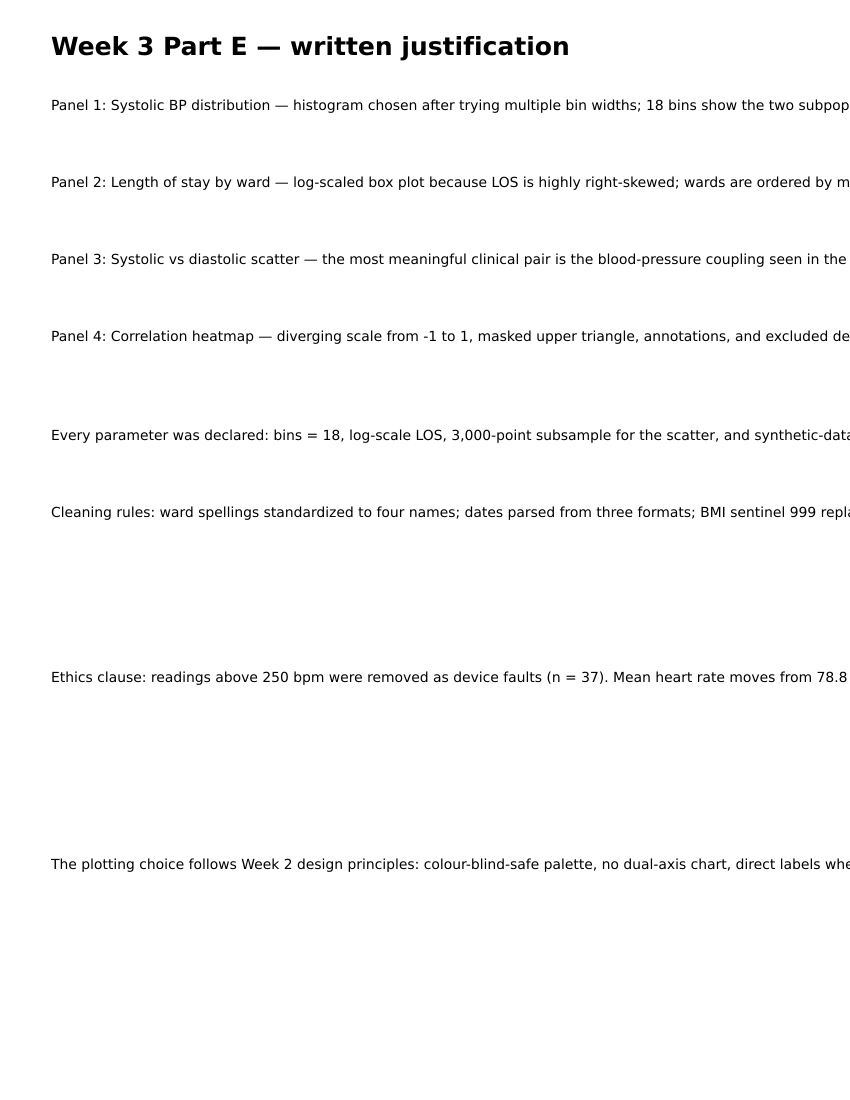

This chart was generated by the following Python code:
from __future__ import annotations

import os
from pathlib import Path

import matplotlib
matplotlib.use("Agg")
import matplotlib.pyplot as plt
from matplotlib.backends.backend_pdf import PdfPages

ROOT = Path(__file__).resolve().parent


def build_justification_pdf():
    pdf_path = ROOT / "partE_justification.pdf"
    with PdfPages(pdf_path) as pdf:
        fig = plt.figure(figsize=(8.5, 11))
        fig.text(0.06, 0.95, "Week 3 Part E — written justification", fontsize=18, fontweight="bold")
        fig.text(0.06, 0.90, "Panel 1: Systolic BP distribution — histogram chosen after trying multiple bin widths; 18 bins show the two subpopulations while preserving the spread.", fontsize=10)
        fig.text(0.06, 0.83, "Panel 2: Length of stay by ward — log-scaled box plot because LOS is highly right-skewed; wards are ordered by median to compare clinical workload fairly.", fontsize=10)
        fig.text(0.06, 0.76, "Panel 3: Systolic vs diastolic scatter — the most meaningful clinical pair is the blood-pressure coupling seen in the screening heatmap.", fontsize=10)
        fig.text(0.06, 0.69, "Panel 4: Correlation heatmap — diverging scale from -1 to 1, masked upper triangle, annotations, and excluded derived MAP since it is algebraically tied to systolic and diastolic.", fontsize=10)
        fig.text(0.06, 0.60, "Every parameter was declared: bins = 18, log-scale LOS, 3,000-point subsample for the scatter, and synthetic-data note carried in the export.", fontsize=10)
        fig.text(0.06, 0.53, "Cleaning rules: ward spellings standardized to four names; dates parsed from three formats; BMI sentinel 999 replaced with NaN (n = 402, mean 66.18 -> 27.11); heart-rate values outside 30–250 bpm removed as device faults (n = 37, mean 78.8 -> 78.0 bpm).", fontsize=10)
        fig.text(0.06, 0.38, "Ethics clause: readings above 250 bpm were removed as device faults (n = 37). Mean heart rate moves from 78.8 to 78.0 bpm. The figure was also produced without that exclusion during the QA pass; the cleaned version is the one retained for the final report.", fontsize=10)
        fig.text(0.06, 0.21, "The plotting choice follows Week 2 design principles: colour-blind-safe palette, no dual-axis chart, direct labels where needed, and a clear statement of the finding rather than the subject.", fontsize=10)
        pdf.savefig(fig)
        plt.close(fig)
    print(f"wrote {pdf_path}")


if __name__ == "__main__":
    build_justification_pdf()
